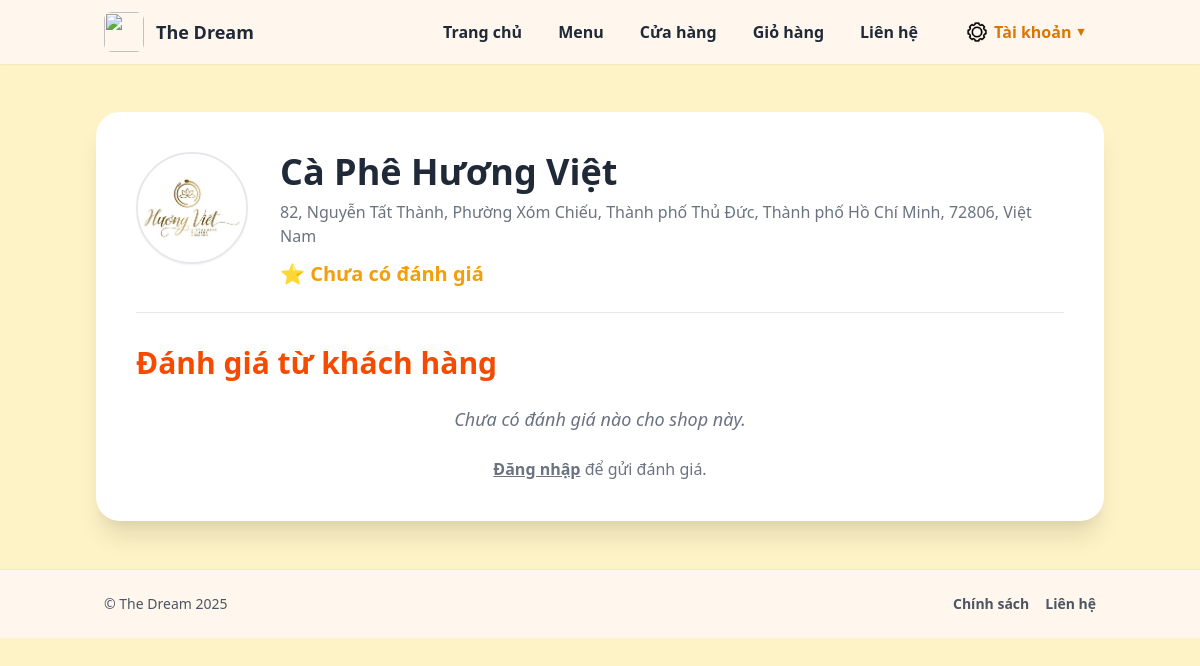
/index.php?page=rating_shop&idshop=3, run on the app's committed database.
### tables this page shows
CREATE TABLE `shop` (
  `idshop` int(11) NOT NULL,
  `tenshop` varchar(100) NOT NULL,
  `diachi` text NOT NULL,
  `email` varchar(100) NOT NULL,
  `matkhau` varchar(300) NOT NULL,
  `anhbia` varchar(100) DEFAULT NULL,
  `logo` varchar(100) NOT NULL,
  `sdt` varchar(100) NOT NULL,
  `lat_shop` double DEFAULT NULL,
  `lng_shop` double DEFAULT NULL
);

### class/classdb.php (called while the page is built, shortened)
<?php
    class database{
        private function ketnoi(){
            $conn=new mysqli("localhost","root","","cafeshop");
            if($conn->connect_error){
                echo "Kết nối thất bại!";
                exit();
            }
            else{
                return $conn;
            }
        }
        public function xuatdulieu($sql){
            $link=$this->ketnoi();
            $arr=array();
            $result=$link->query($sql);
            if($result->num_rows){
                while($row=$result->fetch_assoc())
                $arr[]=$row;
            return $arr;
            }
            else{
                return 0;
            }
        }
    }
?>

### page/rating_shop/index.php (the view, shortened to what this page needs)
<?php
$obj = new database();
$idshop = isset($_GET['idshop']) ? (int)$_GET['idshop'] : 0;
$shop = $obj->xuatdulieu("SELECT * FROM shop WHERE idshop='$idshop'");
$shop = $shop[0];
$idkh = $_SESSION['idkh'] ?? 0;
$sanphamToRate = [];
$ratings = $obj->xuatdulieu("
    SELECT r.*, sp.tensp, kh.tenkh , sp.hinhanh
    FROM rating_sanpham r
    JOIN sanpham sp ON r.idsp = sp.idsp
    JOIN khachhang kh ON r.idkh = kh.idkh
    WHERE sp.idshop = '$idshop'
    ORDER BY r.ngaytao DESC
");
$diemtb = $obj->xuatdulieu("
    SELECT ROUND(AVG(r.diem),1) AS tb
    FROM rating_sanpham r
    JOIN sanpham sp ON r.idsp = sp.idsp
    WHERE sp.idshop = '$idshop'
");
$diemtb = $diemtb && $diemtb[0]['tb'] ? $diemtb[0]['tb'] : 0;
?>
<link rel="stylesheet" href="https://cdn.jsdelivr.net/npm/tailwindcss@2.2.19/dist/tailwind.min.css">
<div class="w-full px-4 md:px-12 lg:px-24 xl:px-40 py-12">
    <div class="bg-white p-8 md:p-10 rounded-3xl shadow-xl">
        <div class="flex flex-col md:flex-row items-center md:items-start space-y-4 md:space-y-0 md:space-x-8 mb-8 border-b pb-6">
            <img src="assets/images/<?= htmlspecialchars($shop['logo']); ?>" class="w-24 h-24 md:w-28 md:h-28 rounded-full border-2 border-orange-400 shadow-sm" alt="">
            <div>
                <h1 class="text-2xl md:text-4xl font-bold text-gray-800"><?= htmlspecialchars($shop['tenshop']); ?></h1>
                <p class="text-sm md:text-base text-gray-500 mt-1 md:mt-2"><?= htmlspecialchars($shop['diachi']); ?></p>
                <p class="text-yellow-500 mt-2 md:mt-3 text-lg md:text-xl font-semibold">
                    ⭐ <?= $diemtb ? $diemtb . "/5.0" : "Chưa có đánh giá"; ?>
                </p>
            </div>
        </div>
        <h2 class="text-2xl md:text-3xl font-semibold text-orange-600 mb-6">Đánh giá từ khách hàng</h2>
        <?php if ($ratings): ?>
            <div class="space-y-4 md:space-y-6 mb-8">
                <?php foreach($ratings as $r): ?>
                    <?php
                        $imgSp = !empty($r['hinhanh']) ? "assets/images/{$r['hinhanh']}" : "assets/images/no-image.png";
                    ?>
                    <div class="p-4 md:p-5 border border-gray-200 rounded-2xl shadow-sm hover:shadow-md transition-all flex flex-col md:flex-row md:items-start space-y-3 md:space-y-0 md:space-x-4">
                        <img src="<?= $imgSp ?>" alt="<?= htmlspecialchars($r['tensp']) ?>" class="w-full md:w-24 lg:w-28 h-24 md:h-28 object-cover rounded-xl border border-gray-300 shadow-sm">
                        <div class="flex-1">
                            <div class="flex items-center justify-between mb-2 md:mb-3">
                                <div class="flex items-center space-x-3">
                                    <div class="bg-orange-100 rounded-full w-10 h-10 flex items-center justify-center font-bold text-orange-600 text-base md:text-lg">
                                        <?= strtoupper(substr($r['tenkh'], 0, 1)) ?>
                                    </div>
                                    <div>
                                        <p class="font-semibold text-gray-800 text-sm md:text-base"><?= htmlspecialchars($r['tenkh']) ?></p>
                                        <p class="text-xs text-gray-400"><?= date('d/m/Y H:i', strtotime($r['ngaytao'])) ?></p>
                                    </div>
                                </div>
                                <p class="text-yellow-500 text-lg md:text-xl">
                                    <?= str_repeat('⭐', $r['diem']) ?>
                                </p>
                            </div>
                            <p class="text-sm text-gray-600 italic mb-1">Sản phẩm: <?= htmlspecialchars($r['tensp']) ?></p>
                            <p class="text-gray-800 leading-relaxed text-sm md:text-base"><?= nl2br(htmlspecialchars($r['binhluan'])) ?></p>
                        </div>
                    </div>
                <?php endforeach; ?>
            </div>
        <?php else: ?>
            <p class="text-gray-500 mb-6 text-center italic text-base md:text-lg">Chưa có đánh giá nào cho shop này.</p>
        <?php endif; ?>
        <?php if ($idkh && $sanphamToRate): ?>
            <div class="border-t pt-6 md:pt-8">
                <h3 class="text-2xl md:text-3xl font-semibold text-gray-800 mb-6">Gửi đánh giá của bạn</h3>
                <form method="POST" class="space-y-5 md:space-y-6 bg-gray-50 p-5 md:p-8 rounded-2xl shadow-lg">
                    <?php if (count($sanphamToRate) === 1): ?>
                        <input type="hidden" name="idsp" value="<?= $sanphamToRate[0]['idsp'] ?>">
                        <p class="text-gray-800 font-medium text-sm md:text-base mb-2 md:mb-3">Sản phẩm: <?= htmlspecialchars($sanphamToRate[0]['tensp']) ?></p>
                    <?php else: ?>
                        <div>
                            <label class="block font-medium mb-1 md:mb-2 text-gray-700 text-sm md:text-base">Chọn sản phẩm:</label>
                            <select name="idsp" required class="w-full border border-gray-300 rounded-xl px-3 md:px-5 py-2 md:py-3 focus:ring-2 focus:ring-orange-500 focus:outline-none text-sm md:text-base">
                                <option value="">-- Chọn sản phẩm --</option>
                                <?php foreach($sanphamToRate as $sp): ?>
                                    <option value="<?= $sp['idsp'] ?>"><?= htmlspecialchars($sp['tensp']) ?></option>
                                <?php endforeach; ?>
                            </select>
                        </div>
                    <?php endif; ?>
                    <div>
                        <label class="block font-medium mb-1 md:mb-2 text-gray-700 text-sm md:text-base">Chọn số sao:</label>
                        <select name="diem" required class="w-full border border-gray-300 rounded-xl px-3 md:px-5 py-2 md:py-3 focus:ring-2 focus:ring-orange-500 focus:outline-none text-sm md:text-base">
                            <option value="">-- Chọn số sao --</option>
                            <?php for($i=1; $i<=5; $i++): ?>
                                <option value="<?= $i ?>"><?= $i ?> ⭐</option>
                            <?php endfor; ?>
                        </select>
                    </div>
                    <div>
                        <label class="block font-medium mb-1 md:mb-2 text-gray-700 text-sm md:text-base">Bình luận:</label>
                        <textarea name="binhluan" rows="4" class="w-full border border-gray-300 rounded-xl px-3 md:px-5 py-2 md:py-3 focus:ring-2 focus:ring-orange-500 focus:outline-none text-sm md:text-base resize-none" placeholder="Hãy chia sẻ cảm nhận của bạn..."></textarea>
                    </div>
                    <button type="submit" name="submitRating" class="w-full bg-orange-600 hover:bg-orange-700 text-white py-3 md:py-4 rounded-2xl font-semibold shadow-md text-sm md:text-base transition-all">
                        Gửi đánh giá
                    </button>
                </form>
            </div>
        <?php elseif ($idkh && !$sanphamToRate): ?>
            <p class="text-center text-gray-500 mt-4 md:mt-6 italic text-sm md:text-base">Bạn đã đánh giá tất cả sản phẩm đã mua trong shop này.</p>
        <?php else: ?>
            <p class="text-center text-gray-500 mt-3 md:mt-4 text-sm md:text-base">
                <a href="index.php?page=login" class="text-orange-600 font-semibold underline">Đăng nhập</a> để gửi đánh giá.
            </p>
        <?php endif; ?>
    </div>
</div>

### data on the page
shop: logo (picture), tenshop "Cà Phê Hương Việt", diachi "82, Nguyễn Tất Thành, Phường Xóm Chiếu, Thành phố Thủ Đức, Thành phố Hồ Chí Minh, 72806, Việt Nam"
